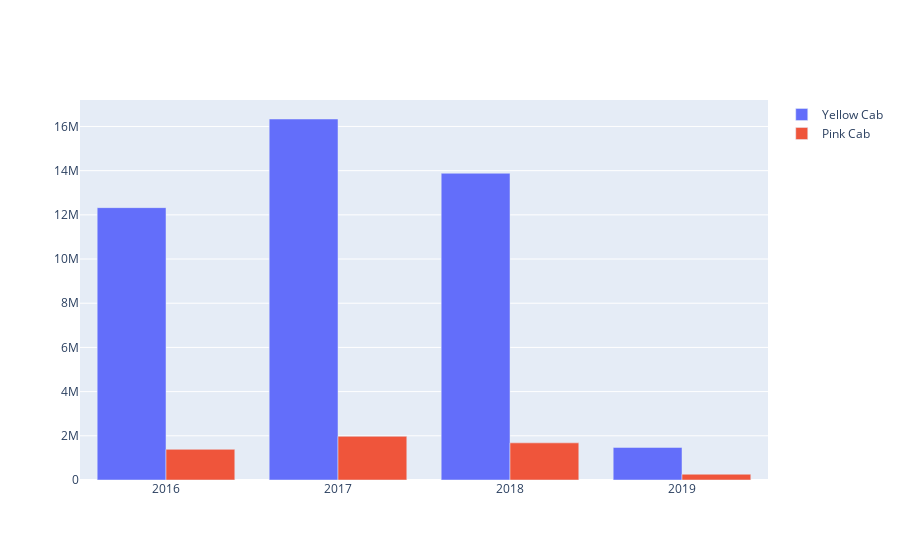

The cell this chart's notebook holds for it:
### Code cell
#Plotting the profits for each cab company over the years
import plotly.graph_objects as go
fig = go.Figure(data=[go.Bar(name='Yellow Cab', x=yellow_profit_per_year.index, y=yellow_profit_per_year),
                      go.Bar(name='Pink Cab', x=pink_profit_per_year.index, y=pink_profit_per_year)])
fig.update_layout(barmode='group')
fig.show()

### Figure 1 — Plotly figure (JSON) as saved in the notebook; plotly's stock layout.template omitted (floating-point values rounded to 4 significant figures)
{"data": [{"name": "Yellow Cab", "type": "bar", "x": [2016, 2017, 2018, 2019], "y": [12330000.0, 16340000.0, 13880000.0, 1474000.0]}, {"name": "Pink Cab", "type": "bar", "x": [2016, 2017, 2018, 2019], "y": [1388000.0, 1977000.0, 1681000.0, 261200.0]}], "layout": {"barmode": "group"}}
